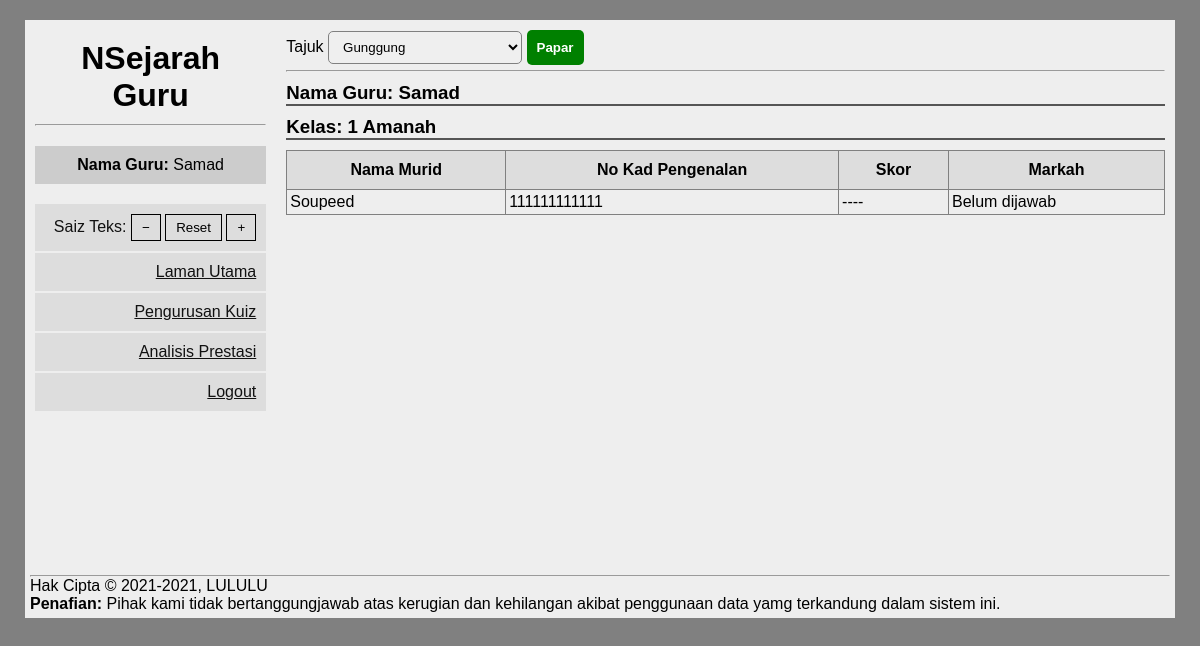
Page /guru/analisis.php?tajuk=1 (signed in) on the committed database.
### tables this page shows
CREATE TABLE IF NOT EXISTS `guru` (
  `g_id` int(30) UNSIGNED NOT NULL AUTO_INCREMENT,
  `g_nokp` varchar(30) NOT NULL,
  `g_nama` varchar(255) NOT NULL,
  `g_katalaluan` varchar(255) NOT NULL,
  `g_jenis` enum('admin','guru') DEFAULT 'guru',
  PRIMARY KEY (`g_id`),
  UNIQUE KEY `g_nokp` (`g_nokp`)
);

CREATE TABLE IF NOT EXISTS `kelas_tingkatan` (
  `kt_id` int(10) UNSIGNED NOT NULL AUTO_INCREMENT,
  `kt_ting` tinyint(1) UNSIGNED NOT NULL,
  `kt_kelas` int(10) UNSIGNED NOT NULL,
  `kt_guru` int(10) UNSIGNED NOT NULL,
  PRIMARY KEY (`kt_id`),
  KEY `kt_kelas` (`kt_kelas`),
  KEY `kt_guru` (`kt_guru`)
);

CREATE TABLE IF NOT EXISTS `kelas` (
  `k_id` int(10) UNSIGNED NOT NULL AUTO_INCREMENT,
  `k_nama` varchar(255) NOT NULL,
  PRIMARY KEY (`k_id`)
);

CREATE TABLE IF NOT EXISTS `murid` (
  `m_id` int(10) UNSIGNED NOT NULL AUTO_INCREMENT,
  `m_nokp` varchar(30) NOT NULL,
  `m_nama` varchar(255) NOT NULL,
  `m_katalaluan` varchar(255) NOT NULL,
  `m_kelas` int(30) UNSIGNED NOT NULL,
  PRIMARY KEY (`m_id`,`m_nokp`),
  UNIQUE KEY `m_nokp` (`m_nokp`),
  KEY `m_kelas` (`m_kelas`)
);

### php/conn.php (called while the page is built, shortened)
<?php
$dbhost = 'localhost';
$dbuser = 'root';
$dbpass = '';
$dbname = 'nsejarah';
$conn = mysqli_connect( $dbhost, $dbuser, $dbpass, $dbname );
function getMuridByTing( int $id_ting )
{
    global $conn;
    $query = "SELECT * FROM murid WHERE m_kelas = ?";
    if( $stmt = $conn->prepare( $query ) )
    {
        $stmt->bind_param( 's', $id_ting );
        $stmt->execute();
        $res = $stmt->get_result();
        $murid_list = [];
        if( $res->num_rows > 0 )
        {
            while( $murid = $res->fetch_assoc() ) array_push( $murid_list, $murid );
        }
        return $murid_list;
    }
    return false;
}
function getJawapanMurid( $id_murid, $id_kuiz )
{
    global $conn;
    $kuiz = getKuizById( $id_kuiz );
    $soalan_list = getSoalanByKuiz( $kuiz['kz_id'] );
    $id_soalan = array_map( function( $soalan ) { return $soalan['s_id']; }, $soalan_list );
    $jm_list = [];
    foreach( $id_soalan as $id )
    {
        $query = "SELECT * FROM jawapan_murid WHERE jm_murid = {$id_murid} AND jm_soalan = {$id}";
        if( $stmt = $conn->prepare( $query ) )
        {
            $stmt->execute();
            $res = $stmt->get_result();
        }
    }
    return !empty( $jm_list ) ? $jm_list : false;
}
function getGuru( $id )
{
    global $conn;
    $table = 'guru';
    $col_1 = 'g_id';
    $query = "SELECT * FROM {$table} WHERE {$col_1} = ?";
    if( $stmt = $conn->prepare($query) )
    {
        $stmt->bind_param( 's', $id );
        $stmt->execute();
        $res = $stmt->get_result();
        if( $res->num_rows > 0 )
        {
            return $res->fetch_assoc();
        }
        else
        {
            return;
        }
    }
    else
    {
        return;
    }
}
function getKelasById( int $id_kelas )
{
    global $conn;
    $col_1 = 'k_id';
    $query = "SELECT * FROM kelas WHERE {$col_1} = ?";
    if( $stmt = $conn->prepare( $query ) )
    {
        $stmt->bind_param( 's', $id_kelas );
        $stmt->execute();
        $res = $stmt->get_result();
        if( $res->num_rows > 0 )
        {
            return $res->fetch_assoc();
        }
    }
    return;
}
function getTingById( int $id_ting )
{
    global $conn;
    $col_1 = 'kt_id';
    $query = "SELECT * FROM kelas_tingkatan WHERE {$col_1} = '{$id_ting}'";
    $res = $conn->query( $query );
    if( $res->num_rows > 0 )
    {
        return $res->fetch_assoc();
    }
    return;
}
function getKuizById( int $id_kuiz )
{
    global $conn;
    $query = "SELECT * FROM kuiz WHERE kz_id = ?";
    if( $stmt = $conn->prepare( $query ) )
    {
        $stmt->bind_param( 's', $id_kuiz );
        $stmt->execute();
        $res = $stmt->get_result();
        if( $res->num_rows > 0 )
        {
            return $res->fetch_assoc();
        }
    }
    return false;
}
function getKuizByGuru( int $id_guru )
{
    global $conn;
    $query = "SELECT * FROM kuiz WHERE kz_guru = ?";
    if( $stmt = $conn->prepare( $query ) )
    {
        $stmt->bind_param( 's', $id_guru );
        $stmt->execute();
        $res = $stmt->get_result();
        $kuiz_list = [];
        if( $res->num_rows > 0 )
        {
            while( $kuiz = $res->fetch_assoc() ) array_push( $kuiz_list, $kuiz );
        }
        return $kuiz_list;
    }
    return false;
}
function getSoalanByKuiz( int $id_kuiz )
{
    global $conn;
    $query = "SELECT * FROM soalan WHERE s_kuiz = ?";
    if( $stmt = $conn->prepare( $query ) )
    {
        $stmt->bind_param( 's', $id_kuiz );
        $stmt->execute();
        $res = $stmt->get_result();
        $soalan_list = [];
        if( $res->num_rows > 0 )
        {
            while( $soalan = $res->fetch_assoc() ) array_push( $soalan_list, $soalan );
        }
        return $soalan_list;
    }
    return false;
}

### guru/analisis.php (the view, shortened to what this page needs)
<?php
require '../php/conn.php';
_assert( !!( $kuiz_list = getKuizByGuru( $_SESSION['id'] ) ), alert( 'Tiada topik untuk dianalisis' ) . back(), 1 );
_assert( ( $kuiz = getKuizById( $_GET['tajuk'] ) ), alert( 'ID Kuiz tidak sah!' ) . back(), 1 );
$guru = getGuru( $kuiz['kz_guru'] );
$ting = getTingById( $kuiz['kz_ting'] );
$kelas = getKelasById( $ting['kt_kelas'] );
?>
<!DOCTYPE html>
<html lang="en">
<head>
    <link rel="stylesheet" href="/base.css">
</head>
<body>
    <div class="container">
        <div id="navigasi">
            <?php require 'header_guru.php';?>
        </div>
        <main>
            <div id="analisis">
                <form action="" method="get">
                    <label for="tajuk" class="input-container">
                        <span>Tajuk</span>
                        <select name="tajuk" id="tajuk">
                            <?php
                            foreach( $kuiz_list as $kz )
                            {
                            ?>
                            <option value="<?=$kz['kz_id']?>"<?=$kz['kz_id'] == $kuiz['kz_id'] ? 'selected' : ''?>><?=$kz['kz_nama']?></option>
                            <?php
                            }
                            ?>
                        </select>
                    </label>
                    <button type="submit">Papar</button>
                </form>
                <hr>
                <h3>Nama Guru: <?=$guru['g_nama']?></h3>
                <h3>Kelas: <?=$ting['kt_ting']?> <?=$kelas['k_nama']?></h3>
                <table border="1">
                    <thead>
                        <tr>
                            <th>Nama Murid</th>
                            <th>No Kad Pengenalan</th>
                            <th>Skor</th>
                            <th>Markah</th>
                        </tr>
                    </thead>
                    <tbody>
                        <?php
                        $murid_list = getMuridByTing( $ting['kt_id'] );
                        foreach( $murid_list as $murid )
                        {
                            $jawapan_murid = getJawapanMurid( $murid['m_id'], $kuiz['kz_id'] );
                            $skor_murid = $jawapan_murid ? countSkorMurid( $jawapan_murid ) : false;
                        ?>
                        <tr>
                            <td><?=$murid['m_nama']?></td>
                            <td><?=$murid['m_nokp']?></td>
                            <td><?=$skor_murid ? $skor_murid['betul'] . '/' . $skor_murid['jumlah'] : '----'?></td>
                            <td><?=$skor_murid ? $skor_murid['peratus'] . '%' : 'Belum dijawab'?></td>
                        </tr>
                        <?php
                        }
                        ?>
                    </tbody>
                </table>
            </div>
        </main>
        <?php require '../footer.php';?>
    </div>
</body>
</html>

### base.css (style rules this page uses)
* { padding: 0; margin: 0; box-sizing: border-box; justify-content: center; align-items: center; }
body { background-color: grey; font-family: Arial, Helvetica, sans-serif; }
.container { width: 1150px; height: 550px; max-width: 100%; max-height: 90%; margin: 0 auto; margin-top: 20px; background-color: #eee; display: flex; position: relative; }
.container > * { height: 100%; }
.container #navigasi { flex: 2.5; overflow-y: auto; padding: 10px; }
.container main { flex: 9.5; padding: 10px; overflow: auto; }
.container main button[type=submit] { padding: 10px; font-weight: bold; background-color: green; color: white; border: none; border-radius: 5px; outline: none; cursor: pointer; }
.container main input, .container main select, .container main button { padding: 7px 10px; border: 1px solid grey; border-radius: 5px; outline: 0; }
.container main table { width: 100%; max-width: 100%; border-collapse: collapse; }
.container main table thead { background-color: #ddd; }
.container main table thead th { padding: 10px; }
.container main table tbody td { padding: 3px; }
.container main h3, .container main h2 { margin: 10px 0; border-bottom: 2px solid #555; }
.container main hr { margin: 5px 0; }

### rows in the picture
guru: g_nama "Samad"
kelas_tingkatan: kt_ting "1"
kelas: k_nama "Amanah"
murid: m_nama "Soupeed", m_nokp "111111111111"

### other values in the picture
$_SESSION['nama'] "Samad"
form field tajuk "Gunggung"
